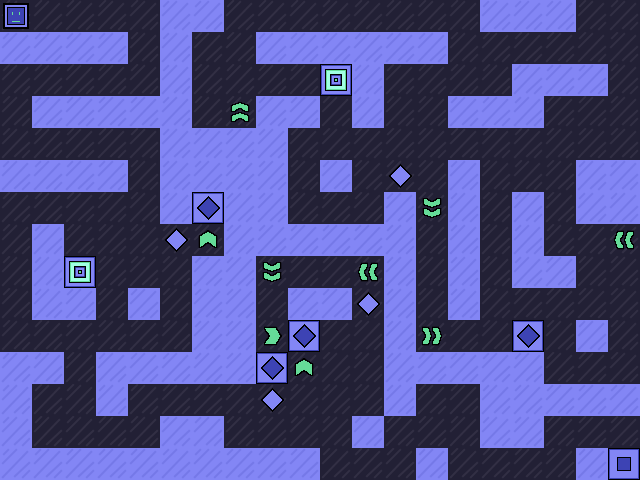

The image is a tile-based game level rendered from a .tmx file. Its description and source (layers, tilesets, objects; grid data summarised) follow:
An orthogonal 20x15 tile map with 32x32 px tiles, 2 tile layers (background, entities), 2 tilesets.

<map version="1.2" tiledversion="1.3.5" orientation="orthogonal" renderorder="right-down" width="20" height="15" tilewidth="32" tileheight="32" infinite="0" nextlayerid="3" nextobjectid="1">
 <tileset firstgid="1" name="bgTiles" tilewidth="32" tileheight="32" tilecount="64" columns="8">
  <image source="../spritesheets/levelSpritesheet.png" width="256" height="256" />
  <tile id="0">
   <properties>
    <property name="parity" type="int" value="2" />
   </properties>
  </tile>
  <tile id="1">
   <properties>
    <property name="parity" type="int" value="1" />
   </properties>
  </tile>
 </tileset>
 <tileset firstgid="65" name="entityTiles" tilewidth="32" tileheight="32" tilecount="64" columns="8">
  <image source="../spritesheets/entitySpritesheet.png" width="256" height="256" />
  <tile id="0">
   <properties>
    <property name="name" value="diamond" />
    <property name="parity" type="int" value="2" />
   </properties>
  </tile>
  <tile id="1">
   <properties>
    <property name="name" value="diamond" />
    <property name="parity" type="int" value="1" />
   </properties>
  </tile>
  <tile id="4">
   <properties>
    <property name="direction" type="int" value="3" />
    <property name="name" value="boost" />
    <property name="parity" type="int" value="1" />
    <property name="power" type="int" value="1" />
   </properties>
  </tile>
  <tile id="5">
   <properties>
    <property name="direction" type="int" value="1" />
    <property name="name" value="boost" />
    <property name="parity" type="int" value="1" />
    <property name="power" type="int" value="1" />
   </properties>
  </tile>
  <tile id="6">
   <properties>
    <property name="direction" type="int" value="4" />
    <property name="name" value="boost" />
    <property name="parity" type="int" value="1" />
    <property name="power" type="int" value="20" />
   </properties>
  </tile>
  <tile id="7">
   <properties>
    <property name="direction" type="int" value="2" />
    <property name="name" value="boost" />
    <property name="parity" type="int" value="1" />
    <property name="power" type="int" value="20" />
   </properties>
  </tile>
  <tile id="8">
   <properties>
    <property name="direction" type="int" value="1" />
    <property name="name" value="player" />
    <property name="parity" type="int" value="2" />
   </properties>
  </tile>
  <tile id="9">
   <properties>
    <property name="direction" type="int" value="3" />
    <property name="name" value="player" />
    <property name="parity" type="int" value="2" />
   </properties>
  </tile>
  <tile id="10">
   <properties>
    <property name="direction" type="int" value="4" />
    <property name="name" value="player" />
    <property name="parity" type="int" value="2" />
   </properties>
  </tile>
  <tile id="11">
   <properties>
    <property name="direction" type="int" value="2" />
    <property name="name" value="player" />
    <property name="parity" type="int" value="2" />
   </properties>
  </tile>
  <tile id="12">
   <properties>
    <property name="direction" type="int" value="4" />
    <property name="name" value="boost" />
    <property name="parity" type="int" value="1" />
    <property name="power" type="int" value="1" />
   </properties>
  </tile>
  <tile id="13">
   <properties>
    <property name="direction" type="int" value="2" />
    <property name="name" value="boost" />
    <property name="parity" type="int" value="1" />
    <property name="power" type="int" value="1" />
   </properties>
  </tile>
  <tile id="14">
   <properties>
    <property name="direction" type="int" value="1" />
    <property name="name" value="boost" />
    <property name="parity" type="int" value="1" />
    <property name="power" type="int" value="20" />
   </properties>
  </tile>
  <tile id="15">
   <properties>
    <property name="direction" type="int" value="3" />
    <property name="name" value="boost" />
    <property name="parity" type="int" value="1" />
    <property name="power" type="int" value="20" />
   </properties>
  </tile>
  <tile id="16">
   <properties>
    <property name="name" value="receptor" />
    <property name="parity" type="int" value="2" />
    <property name="shape" value="player" />
   </properties>
  </tile>
  <tile id="17">
   <properties>
    <property name="name" value="receptor" />
    <property name="parity" type="int" value="2" />
    <property name="shape" value="diamond" />
   </properties>
  </tile>
  <tile id="18">
   <properties>
    <property name="name" value="portal" />
    <property name="parity" type="int" value="2" />
   </properties>
  </tile>
  <tile id="20">
   <properties>
    <property name="direction" type="int" value="3" />
    <property name="name" value="boost" />
    <property name="parity" type="int" value="2" />
    <property name="power" type="int" value="1" />
   </properties>
  </tile>
  <tile id="21">
   <properties>
    <property name="direction" type="int" value="1" />
    <property name="name" value="boost" />
    <property name="parity" type="int" value="2" />
    <property name="power" type="int" value="1" />
   </properties>
  </tile>
  <tile id="22">
   <properties>
    <property name="direction" type="int" value="4" />
    <property name="name" value="boost" />
    <property name="parity" type="int" value="2" />
    <property name="power" type="int" value="20" />
   </properties>
  </tile>
  <tile id="23">
   <properties>
    <property name="direction" type="int" value="2" />
    <property name="name" value="boost" />
    <property name="parity" type="int" value="2" />
    <property name="power" type="int" value="20" />
   </properties>
  </tile>
  <tile id="24">
   <properties>
    <property name="name" value="receptor" />
    <property name="parity" type="int" value="1" />
    <property name="shape" value="player" />
   </properties>
  </tile>
  <tile id="25">
   <properties>
    <property name="name" value="receptor" />
    <property name="parity" type="int" value="1" />
    <property name="shape" value="diamond" />
   </properties>
  </tile>
  <tile id="26">
   <properties>
    <property name="name" value="portal" />
    <property name="parity" type="int" value="1" />
   </properties>
  </tile>
  <tile id="28">
   <properties>
    <property name="direction" type="int" value="4" />
    <property name="name" value="boost" />
    <property name="parity" type="int" value="2" />
    <property name="power" type="int" value="1" />
   </properties>
  </tile>
  <tile id="29">
   <properties>
    <property name="direction" type="int" value="2" />
    <property name="name" value="boost" />
    <property name="parity" type="int" value="2" />
    <property name="power" type="int" value="1" />
   </properties>
  </tile>
  <tile id="30">
   <properties>
    <property name="direction" type="int" value="1" />
    <property name="name" value="boost" />
    <property name="parity" type="int" value="2" />
    <property name="power" type="int" value="20" />
   </properties>
  </tile>
  <tile id="31">
   <properties>
    <property name="direction" type="int" value="3" />
    <property name="name" value="boost" />
    <property name="parity" type="int" value="2" />
    <property name="power" type="int" value="20" />
   </properties>
  </tile>
 </tileset>
 <layer id="1" name="background" width="20" height="15">
  <data>[300 cells, 300 non-empty, 2 distinct tile ids]</data>
 </layer>
 <layer id="2" name="entities" width="20" height="15">
  <data>[300 cells, 21 non-empty, 11 distinct tile ids]</data>
 </layer>
</map>
